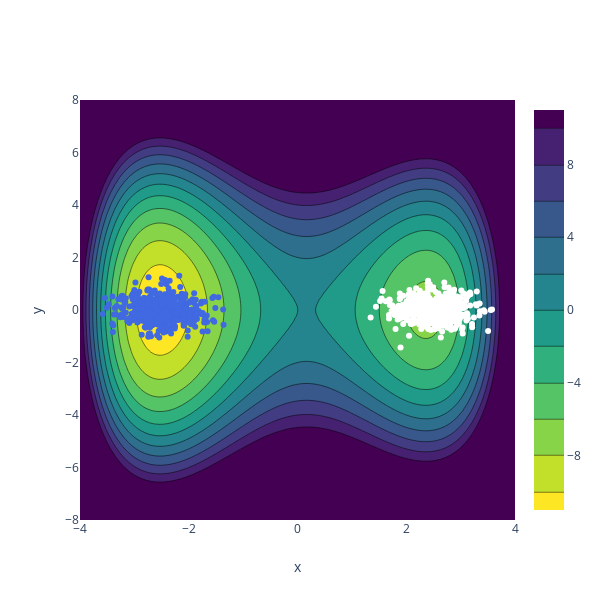

The notebook cell saved with this chart:
### Markdown cell above
## Generate sample configurations
Let's now generate sample configurations we will use as our input data set. These are meant to represent for example the results of molecular dynamics simulations.

### Code cell
x_state_a, y_state_a = np.random.multivariate_normal([-2.5,0], 0.15*np.eye(2), 500).T
x_state_b, y_state_b = np.random.multivariate_normal([2.5,0], 0.15*np.eye(2), 500).T

fig = go.Figure()

fig.add_trace(
    go.Contour(
        z=E_illustrate,
        x=x_illustrate, 
        y=y_illustrate,
        reversescale = True,
        colorscale = "viridis",
        contours=dict(
            start=-10,
            end=10,
            size=2,
        ),
    )
)

fig.add_trace(
    go.Scatter(
        x=x_state_a,
        y=y_state_a,
        mode="markers",
        name='',
        marker_color="royalblue"
    ))

fig.add_trace(
    go.Scatter(
        x=x_state_b,
        y=y_state_b,
        mode="markers",
        name='',
        marker_color="white"
    ))

fig.update_xaxes(range=[-4,4])
fig.update_yaxes(range=[-8,8])

fig.update_layout(
    #title="Plot Title",
    width=600,
    height=600,
    xaxis_title="x",
    yaxis_title="y",
    xaxis = dict(
        tickmode = 'linear',
        tick0 = -4,
        dtick = 2
    )
)

fig.show()

### Figure 1 — Plotly figure (JSON) as saved in the notebook; plotly's stock layout.template omitted (floating-point values rounded to 4 significant figures; data arrays with more than 128 entries replaced by an {"elided": "..."} marker saying what was removed)
{"data": [{"colorscale": [[0, "#440154"], [0.1111, "#482878"], [0.2222, "#3e4989"], [0.3333, "#31688e"], [0.4444, "#26828e"], [0.5556, "#1f9e89"], [0.6667, "#35b779"], [0.7778, "#6ece58"], [0.8889, "#b5de2b"], [1, "#fde725"]], "contours": {"end": 10, "size": 2, "start": -10}, "reversescale": true, "type": "contour", "x": [-4, -3.919, -3.838, -3.758, -3.677, -3.596, -3.515, -3.434, -3.354, -3.273, -3.192, -3.111, -3.03, -2.949, -2.869, -2.788, -2.707, -2.626, -2.545, -2.465, -2.384, -2.303, -2.222, -2.141, -2.061, -1.98, -1.899, -1.818, -1.737, -1.657, -1.576, -1.495, -1.414, -1.333, -1.253, -1.172, -1.091, -1.01, -0.9293, -0.8485, -0.7677, -0.6869, -0.6061, -0.5253, -0.4444, -0.3636, -0.2828, -0.202, -0.1212, -0.0404, 0.0404, 0.1212, 0.202, 0.2828, 0.3636, 0.4444, 0.5253, 0.6061, 0.6869, 0.7677, 0.8485, 0.9293, 1.01, 1.091, 1.172, 1.253, 1.333, 1.414, 1.495, 1.576, 1.657, 1.737, 1.818, 1.899, 1.98, 2.061, 2.141, 2.222, 2.303, 2.384, 2.465, 2.545, 2.626, 2.707, 2.788, 2.869, 2.949, 3.03, 3.111, 3.192, 3.273, 3.354, 3.434, 3.515, 3.596, 3.677, 3.758, 3.838, 3.919, 4], "y": [-8, -7.838, -7.677, -7.515, -7.354, -7.192, -7.03, -6.869, -6.707, -6.545, -6.384, -6.222, -6.061, -5.899, -5.737, -5.576, -5.414, -5.253, -5.091, -4.929, -4.768, -4.606, -4.444, -4.283, -4.121, -3.96, -3.798, -3.636, -3.475, -3.313, -3.152, -2.99, -2.828, -2.667, -2.505, -2.343, -2.182, -2.02, -1.859, -1.697, -1.535, -1.374, -1.212, -1.051, -0.8889, -0.7273, -0.5657, -0.404, -0.2424, -0.08081, 0.08081, 0.2424, 0.404, 0.5657, 0.7273, 0.8889, 1.051, 1.212, 1.374, 1.535, 1.697, 1.859, 2.02, 2.182, 2.343, 2.505, 2.667, 2.828, 2.99, 3.152, 3.313, 3.475, 3.636, 3.798, 3.96, 4.121, 4.283, 4.444, 4.606, 4.768, 4.929, 5.091, 5.253, 5.414, 5.576, 5.737, 5.899, 6.061, 6.222, 6.384, 6.545, 6.707, 6.869, 7.03, 7.192, 7.354, 7.515, 7.677, 7.838, 8], "z": {"elided": "100x100 float values"}}, {"marker": {"color": "royalblue"}, "mode": "markers", "name": "", "type": "scatter", "x": {"elided": "500 float values"}, "y": {"elided": "500 float values"}}, {"marker": {"color": "white"}, "mode": "markers", "name": "", "type": "scatter", "x": {"elided": "500 float values"}, "y": {"elided": "500 float values"}}], "layout": {"height": 600, "width": 600, "xaxis": {"dtick": 2, "range": [-4, 4], "tick0": -4, "tickmode": "linear", "title": {"text": "x"}}, "yaxis": {"range": [-8, 8], "title": {"text": "y"}}}}
